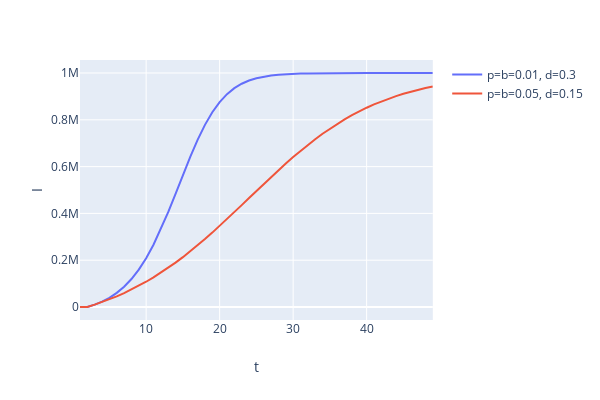

Write notebook code for a chart like this one.
### Code cell
px.line(df,x='t',y='I',color='p', height=400,width=600)
